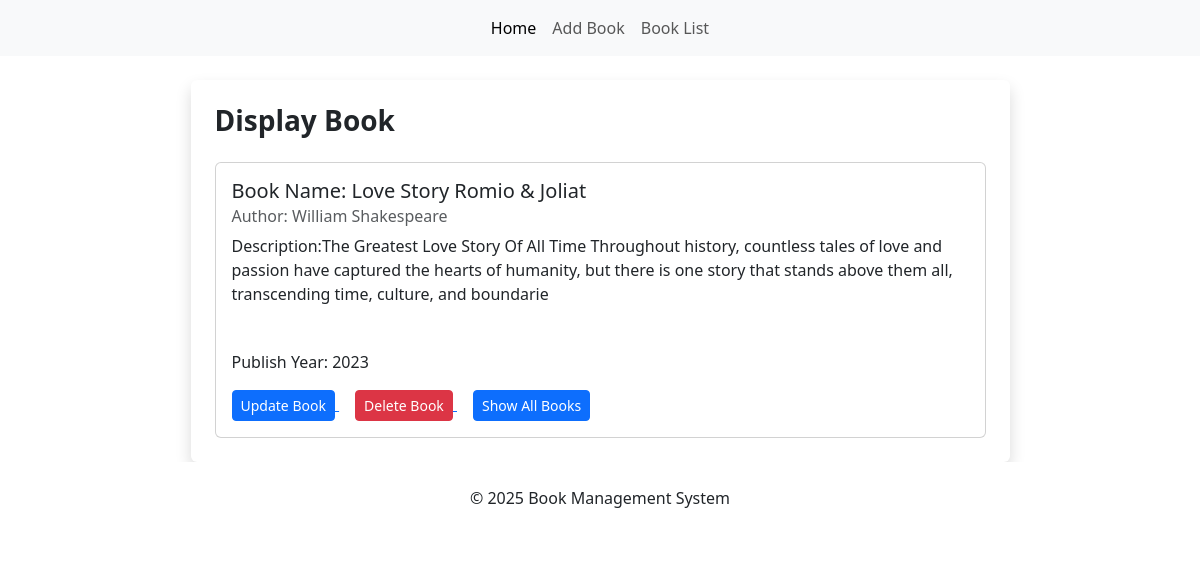
The page /display_book/4/ on the database its author committed.
### book/models.py (models this page shows, shortened)
class Book(models.Model):
    title=models.CharField(max_length=100)
    author=models.CharField(max_length=150)
    description=models.TextField()
    publish_year=models.PositiveIntegerField()

### book/views.py (the view)
# urls.py: path('display_book/<int:id>/',display_book, name='display_book'),
def display_book(request,id):
    specific_book = Book.objects.get(id=id)
    context = {
        "book": specific_book,
    }
    return render(request, "display_book.html", context)

### book/templates/display_book.html (shortened to what this page needs)
{% extends 'base.html' %}
{% block content %}
<div class="container ">
    <div class="bg-white rounded shadow p-4 w-75 align-middle  mx-auto">
        <div class="mb-4 ">
            <h1 class="h3 fw-bold text-dark ">
                Display Book
            </h1>
        </div>
        <div class="col-md-12 col-sm-12 col-lg-12 ">
            <div class="card" >
                <div class="card-body">
                    <h5 class="card-title">Book Name: {{ book.title  | title }}</h5>
                    <h6 class="card-subtitle mb-2 text-body-secondary">Author: {{ book.author }}</h6>
                    <p class="card-text" style="min-height: 100px;">
                        Description:{{ book.description }}
                    </p>
                    <p class="card-text">
                        Publish Year: {{ book.publish_year }}
                    </p>
                    <a href="{% url 'update_book' book.id %}" class="card-link">
                        <button class="btn btn-sm btn-primary">
                            Update Book
                        </button>
                    </a>
                    <a href="{% url 'delete_book' book.id %}" class="card-link">
                        <button class="btn btn-sm btn-danger">
                            Delete Book
                        </button>
                    </a>
                    <a href="{% url 'book_list'  %}" class="card-link">
                        <button class="btn btn-sm btn-primary">
                            Show All Books
                        </button>
                    </a>
                </div>
            </div>
        </div>
    </div>
</div>
{% endblock %}

### rows shown on the page
Book: title "Love Story Romio & Joliat", author "William Shakespeare", description "The Greatest Love Story Of All Time Throughout history, countless tales of love and passion have captured the hearts of humanity, but there is one story that stands above them all, transcending time, culture, and boundarie", publish_year "2023"
